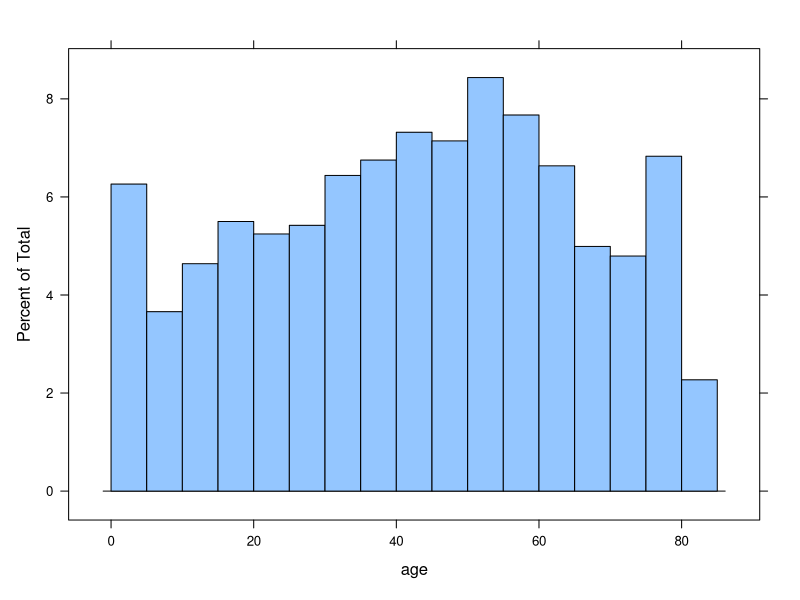
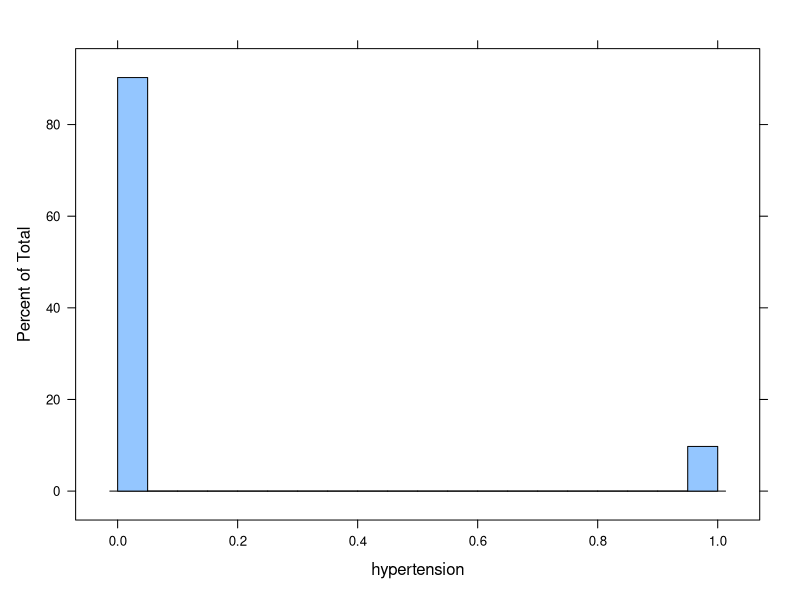
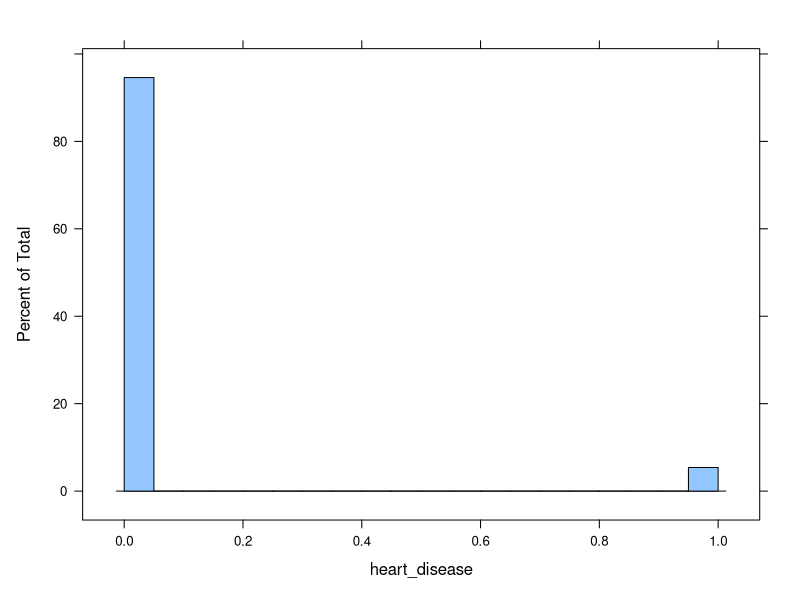
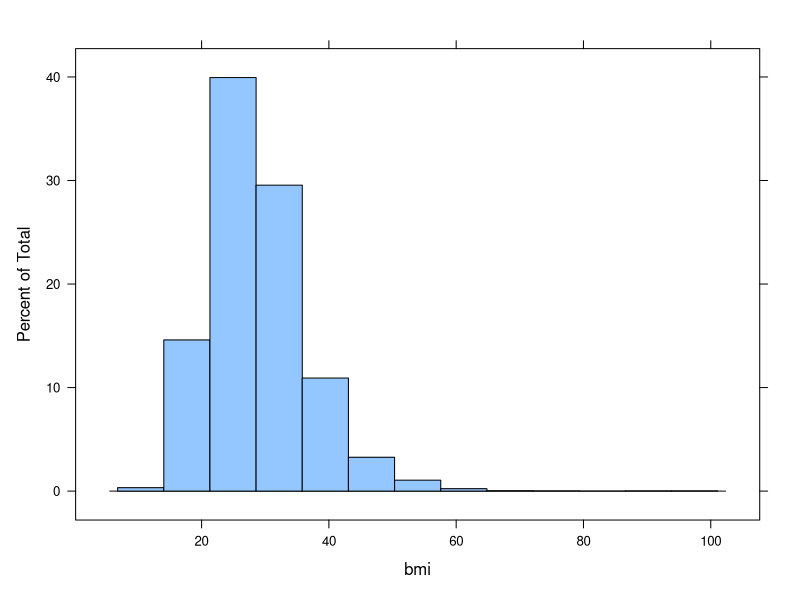
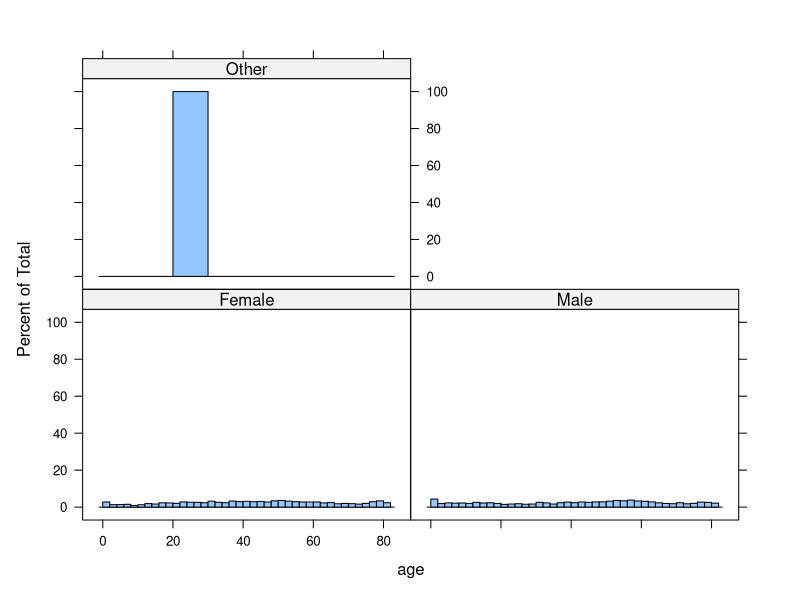
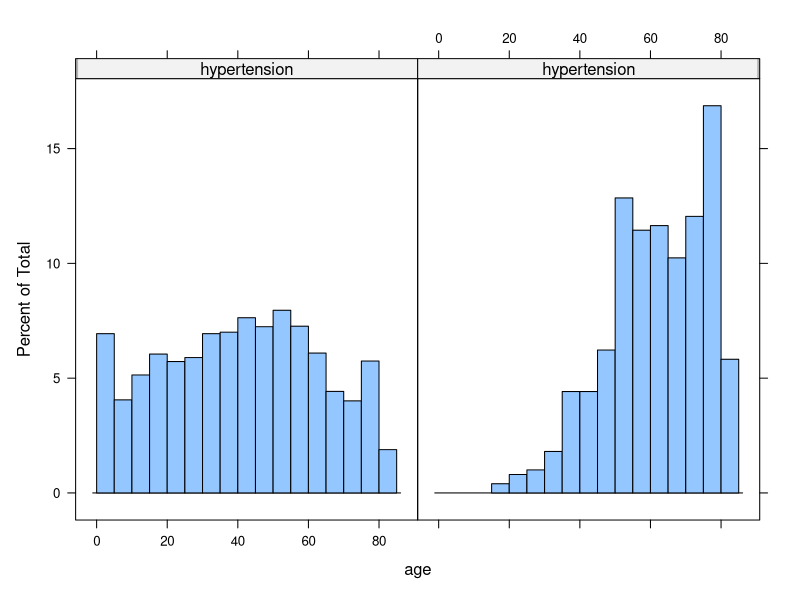
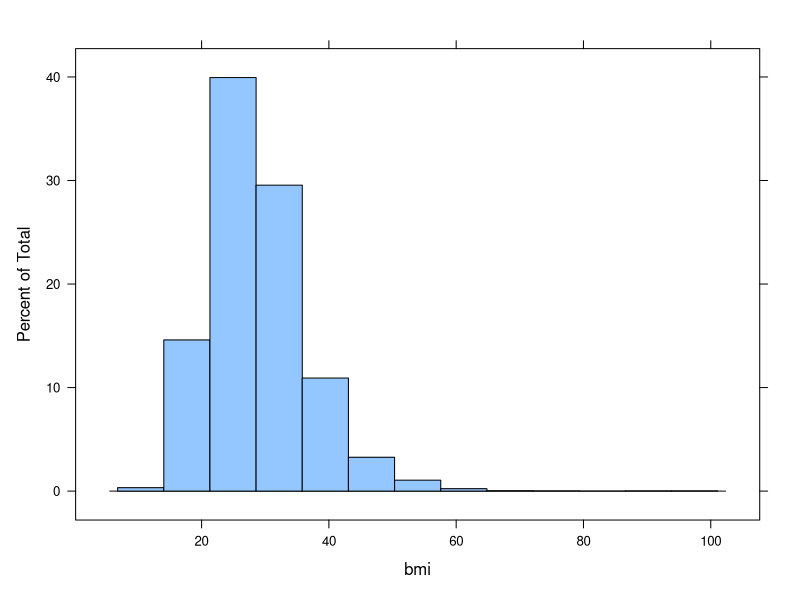
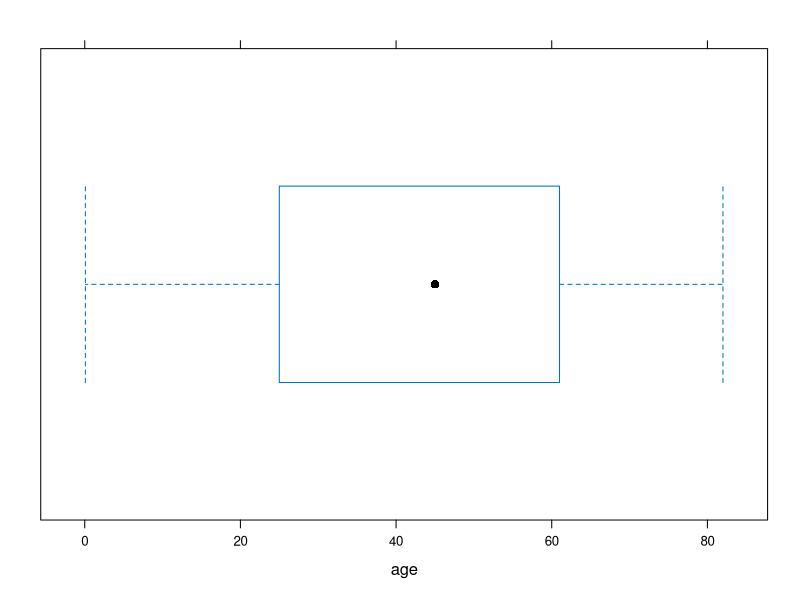

Recreate these plots in R, in order.
library(readr)
library(plyr)
df <- read_csv("stroke.csv", col_types = cols(...6 = col_skip(), 
                                                  bmi = col_number()))
View(df)
summary(df)
install.packages("dplyr")
library(dplyr)
str(df)
summarise(df,mean(avg_glucose_level))
unique(df["age"])
colSums(is.na(df))
df["bmi"][is.na(df["bmi"])] <- 28
df$bmi[is.na(df$bmi)] <- sapply(df$bmi, median, na.rm = TRUE)
df$bmi
View(df)
install.packages("lattice")
library(lattice)
histogram(~age,data=df,breaks=20)
histogram(~hypertension,data=df,breaks=20)
histogram(~heart_disease,data=df,breaks=20)
histogram(~bmi,data=df)
histogram(~age|gender,data=df,breaks=50)
histogram(~age|hypertension,data=df,breaks=20)
histogram(~bmi,data=df)
bwplot(~age,data = df)
bwplot(~avg_glucose_level,data = df)
bwplot(~bmi,data=df)
xyplot(bmi~age,data=df)
xyplot(avg_glucose_level~age,data=df)
df1=subset(df,stroke==1)
df1
histogram(~age|smoking_status,data=df1,breaks=20)
count(df1,"smoking_status")
df2=subset(df1,smoking_status=="never smoked")
count(df2,"work_type")


